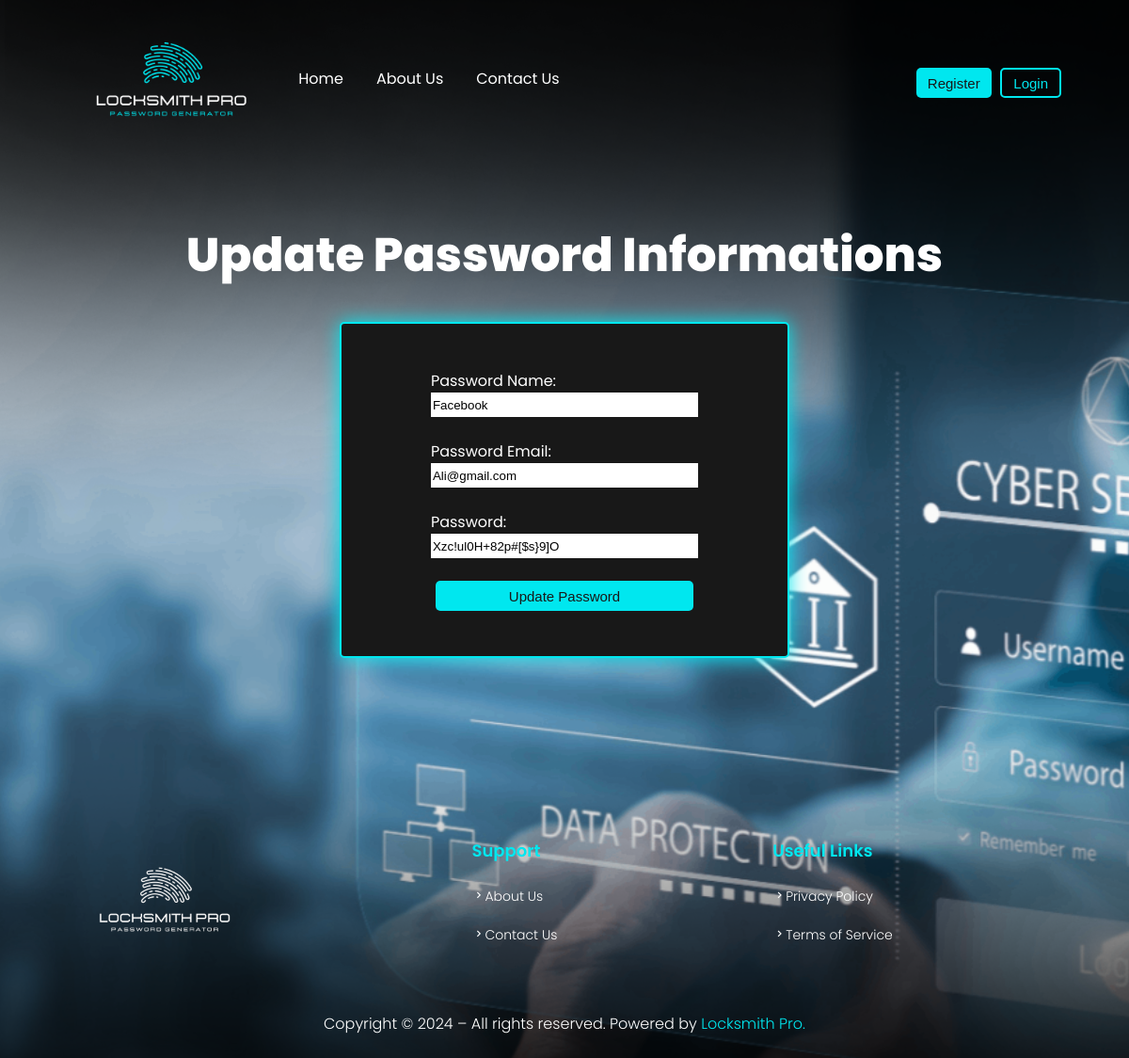
The app's page /update/9 with its own data.
### models.py (models this page shows, shortened)
class SavedPassword(db.Model):
    id = db.Column(db.Integer, primary_key=True)
    user_id = db.Column(db.Integer, db.ForeignKey('user.id'), nullable=False)
    password_name = db.Column(db.String(100), nullable=False)
    password_email = db.Column(db.String(100), nullable=False)
    password = db.Column(db.String(100), nullable=False)
    user = db.relationship('User', backref=db.backref('saved_passwords', lazy=True))

### locksmith.py (the view)
@app.route('/update/<int:id>', methods=['GET', 'POST'])
def update(id):
    update = SavedPassword.query.get(id)
    if request.method == 'POST':
        update.password_name = request.form.get('name')
        update.password_email = request.form.get('email')
        update.password = request.form.get('password')
        try:
            db.session.commit()
            return redirect('/dashboard')
        except Exception as e:
            return "There was a problem updating the password"
    else:
        return render_template('update.html', update=update)

### templates/update.html (shortened to what this page needs)
{% extends 'base.html' %}
{% block content %}
<h1>Update Password Informations</h1>
<div class="form-login">
    <form action="/update/{{ update.id }}" method="POST">
        <label for="name">Password Name:</label>
        <input type="text" id="name" name="name" value="{{ update.password_name }}" required>
        <label for="email">Password Email:</label>
        <input type="email" id="email" name="email" value="{{ update.password_email }}" required>
        <label for="password">Password:</label>
        <input type="text" id="password" name="password" value="{{ update.password }}" required>
        <button type="submit">Update Password</button>
    </form>
</div>
{% endblock content %}

### static/css/styles.css (style rules this page uses)
body { display: flex; flex-direction: column; background-color: black; justify-content: center; align-items: center; color: #fff; background-image: url("/static/img/background.png"); }
button { overflow: hidden; outline: none; border: none; border-radius: 5px; cursor: pointer; padding: 5px 12px; font-family: Poppins, sans-serif; margin: 0 0.3rem; }
h1 { font-family: Poppins, sans-serif; font-weight: 800; font-size: 50px; }
.form-cont, .form-register, .form-login { display: flex; flex-direction: column; align-items: center; justify-content: center; width: 40%; background-color: #181818; border: 2px solid #00E7EF; border-radius: 5px; box-shadow: 0 0 20px rgba(0, 231, 239, 1); margin-bottom: 5rem; font-family: Poppins, sans-serif; padding: 3rem 0; }
form { width: 60%; display: flex; flex-direction: column; justify-content: center; margin: 0; padding: 0; }
input { height:1.5rem; margin-bottom: 1.5rem; border: none; outline: none; }
button { height: 2rem; background-color: #00E7EF; color: #181818; font-family: Poppies, sans-serif; font-weight: 500; overflow: none; border: none; border-radius: 5px; cursor: pointer; font-size: 15px; }

### records on screen
SavedPassword: name "Facebook", email "Ali@gmail.com", password "Xzc!ul0H+82p#[$s}9]O"
